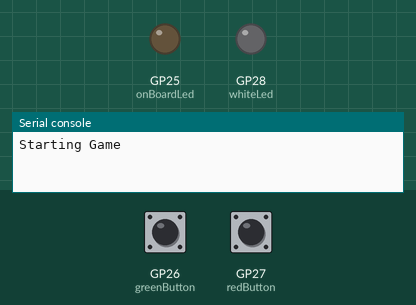
A program run on a simulated Raspberry Pi Pico running MicroPython. Shown: output pins drawn as LEDs (lit = HIGH), the last lines printed to the serial console. The test bench sets the inputs (shaded band); at power-on: GP26 (greenButton) HIGH, GP27 (redButton) HIGH. Random numbers come from a fixed seed.

Above: at 2.2 s.
2.3 s: GP26 (greenButton) pulled LOW for 3.2 s
At 18.4 s:
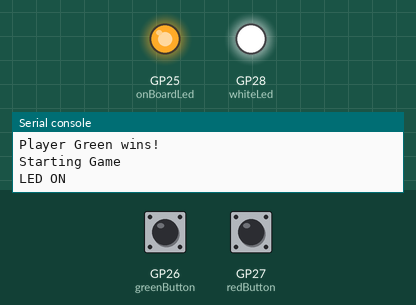
Timing chart, 0 to 19.4 s (numbered marks = the images above; inputs shaded):
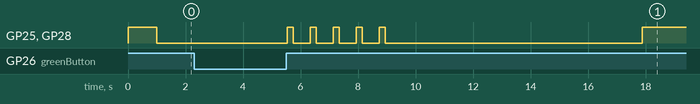

The program:

Pico-W-Whos-Faster-Game.py
```python
#blink two LEDs
#Works!
# Version 1.0.0 Done
#

import time
from machine import Pin
from time import sleep
import random

wLed = 28

rButt = 27

gButt = 26


#redLed = Pin(rLed, Pin.OUT)
#greenLed = Pin(gLed, Pin.OUT)
onBoardLed = Pin("LED", Pin.OUT)
whiteLed = Pin(wLed, Pin.OUT)

whiteLed.value(1)
onBoardLed.value(1)
sleep(1)
whiteLed.value(0)
onBoardLed.value(0)

#buzzer = Pin(buzz, Pin.OUT)

redButton = Pin(rButt, Pin.IN, Pin.PULL_UP)
greenButton = Pin(gButt, Pin.IN, Pin.PULL_UP)
#buzzer = Pin(buzz, Pin.IN, Pin.PULL_UP)

#allLeds = [redLed, greenLed, onBoardLed]


#allLeds = [redLed, greenLed, onBoardLed]

def greenWon(pin):
    print("Green Won")
    print(pin)

def redWon():
    print("Red Won")


while True:
    print("Starting Game")
    #print(f"Green: {greens} \n Red: {reds}")
    time = random.uniform(3, 10)
    onBoardLed.value(0)
    sleep(time)
    print("LED ON")
    whiteLed.value(1)
    onBoardLed.value(1)

    #greenButton.irq(trigger=Pin.IRQ_RISING, handler=greenWon)
    #redButton.irq(trigger=Pin.IRQ_RISING, handler=redWon)

    while True:

        if greenButton.value() == 0:
            # += 1

            print("Player Green wins!")
            #tprint(f"Green: {greens}")

            for x in range(0, 5):
                whiteLed.value(0)
                onBoardLed.value(0)
                sleep(.6)
                whiteLed.value(1)
                onBoardLed.value(1)
                sleep(.2)


            break

        if redButton.value() == 0:
            #reds += 1
            print("Player Red wins!")
            #tprint(f"Red: {reds}")

            for x in range(0, 2):
                whiteLed.value(0)
                onBoardLed.value(0)
                sleep(1)
                whiteLed.value(1)
                onBoardLed.value(1)
                sleep(2)

            #print(str(datetime.now())[14:])
            break


    whiteLed.value(0)
    onBoardLed.value(0)
```
